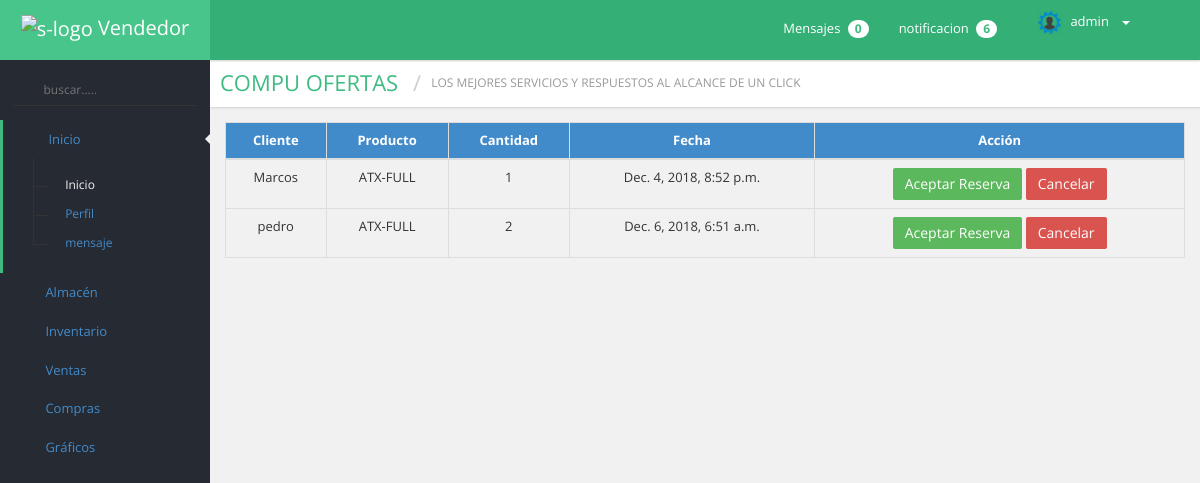
The app's page /mostrarReservas/ (signed in) with its own data.
### inventario/models.py (models this page shows, shortened)
class Reserva(models.Model):
    carrito = models.ForeignKey(Carrito,on_delete=models.CASCADE)
    producto = models.ForeignKey(Producto,on_delete=models.CASCADE)
    cantidad= models.IntegerField(default=0)
    fecha_hora = models.DateTimeField(default=datetime.now)

class Producto(models.Model):
    categoria = models.ForeignKey(Categoria,on_delete=models.CASCADE)
    inventario = models.ForeignKey(Inventario,on_delete=models.CASCADE)
    carrito = models.ManyToManyField(Carrito, blank=True)
    codigo = models.CharField(max_length=10,unique=True) ##lo dejare asi para que el id siga siendo el que proporciona django
    nombre = models.CharField(max_length=70,unique=True)
    marca = models.CharField(max_length=30)
    descripcion = models.CharField(max_length=100)
    estado = models.IntegerField(default=1)
    estadoForo = models.BooleanField(default=False)
    puntuacion_total = models.IntegerField(default=0)
    img = models.ImageField(upload_to="img_producto", blank=True, null=True)

### Foro/models.py (models this page shows)
class Carrito(models.Model):
    usuario = models.OneToOneField(User)
    fecha_hora = models.DateTimeField(default=datetime.now)

### inventario/views.py (the view)
# urls.py: url(r'mostrarReservas/$', login_required(mostrarReservas), name="mostrarReservas"),
@permission_required('SIGPAd.view_seller')
def mostrarReservas(request):
	try:
		reserva = Reserva.objects.all()
		if reserva:
			contexto = {'reserva':reserva}
			return render(request,'VendedorTemplates/mostrarReservas.html',contexto)
		else:
			return render(request,'VendedorTemplates/mostrarReservas.html',{'error':'No se han reservado articulos'})
	except Carrito.DoesNotExist:
		return render(request,'VendedorTemplates/mostrarReservas.html',{'error':'No hay reservas'})

### inventario/templates/VendedorTemplates/mostrarReservas.html (shortened to what this page needs)
{% extends "baseUser.html" %}
{% load staticfiles %}
{% block Script %}
    <link rel="stylesheet" type="text/css" href="https://cdn.datatables.net/v/dt/dt-1.10.18/datatables.min.css"/>
	<link rel="stylesheet" type="text/css" href="https://cdn.datatables.net/1.10.19/css/dataTables.bootstrap.min.css"/>
{% endblock Script %}
{% block Body %}
  <div class="container">
		<div class="row">
			<div class="col">
				{% if error %}
        			<ul>
            		<div class="alert alert-danger">
                		<h4 class="text-center font-weight-bold">{{error}}</h4>
            		</div>
        			</ul>
        		{% else %}
				<table id="mostrarVenta" class="table table-bordered">
					<thead class="bg-primary">
						<tr>
							<th>Cliente</th>
							<th>Producto</th>
							<th>Cantidad</th>
							<th>Fecha</th>
							<th>Acción</th>
						</tr>
					</thead>
					<tbody>
					{% for r in reserva  %}
					<tr>
						<td>{{r.carrito.usuario}}</td>
						<td>{{r.producto.nombre}}</td>
						<td>{{r.cantidad}}</td>
						<td>{{r.fecha_hora}}</td>
						<td class="text-center">
                        <a class="btn btn-success" href="/aceptarReserva/{{r.id}}"> Aceptar Reserva</a>
                        <a class="btn btn-danger" href="/eliminarReserva/{{r.id}}"> Cancelar</a></td>
					</tr>
					{% endfor %}
					</tbody>
				</table>
				{% endif %}
			</div>
		</div>
	</div>
{% endblock Body %}

### inventario/templates/baseUser.html (shortened to what this page needs)
{% load staticfiles %}
<!DOCTYPE html>
<html lang="en">
<head>
    <link rel="stylesheet" type="text/css" href="{% static 'css/font-awesome.css' %}">
    <link rel="stylesheet" type="text/css" href="{% static 'css/bootstrap.min.css' %}">
    <link rel="stylesheet" type="text/css" href="{% static 'css/animate.css' %}">
    <link rel="stylesheet" type="text/css" href="{% static 'css/admin.css' %}">
    <link rel="stylesheet" type="text/css" href="{% static 'css/estilos.css' %}">
    <link rel="stylesheet" type="text/css" href="{% static 'css/jquery-ui.css' %}">
    <link rel="stylesheet" type="text/css" href="{% static 'css/bootstrap-select.min.css'  %}" />
    <link rel="stylesheet" type="text/css" href="{% static 'sweet/sweetalert.min.css'  %}" />
    {% block Script %} {% endblock Script %}
</head>
<body class="green_thm fixed_header left_nav_fixed">
    <div class="wrapper">
        <div class="header_bar">
            <div class="brand">
                <div class="logo" style="display:block"><img src="{% static 'images/logo.jpg' %}" width="50" height="47" alt="s-logo" />  Vendedor</div>
            </div>
            <div class="header_top_bar">
                <a href="javascript:void(0);" class="menutoggle"> <i class="fa fa-bars"></i> </a>
                <div class="top_left">
                    <div class="top_left_menu">
                        <ul>
                            <li>
                                <a href="/"> <i class="fa fa-repeat"></i> </a>
                            </li>
                        </ul>
                    </div>
                </div>
                <div class="top_right_bar">
                    <div class="top_right">
                        <div class="top_right_menu">
                            <ul>
                                <li class="dropdown"> <a href="/" data-toggle="dropdown"> Mensajes <span class="badge badge color_1" id="cant">0</span> </a>
                                </li>
                              <li class="dropdown"> <a href="/" data-toggle="dropdown"> notificacion <span class="badge badge color_2">6</span> </a>
                              </li>
                            </ul>
                        </div>
                    </div>
                    <div class="user_admin dropdown">
                        <a href="javascript:void(0);" data-toggle="dropdown"><img width="25px" height="25px" src="{% static "images/user.png" %}"/><span class="user_adminname" id="nombre">
            {% block usuario %}
                {{user.username}}
            {% endblock usuario %}
        </span> <b class="caret"></b> </a>
                    </div>
                </div>
            </div>
        </div>
        <div class="inner">
            <div class="left_nav">
                <div class="search_bar"> <i class="fa fa-search"></i>
                    <input name="" type="text" class="search" placeholder="buscar....." />
                </div>
                <div class="left_nav_slidebar">
                    <ul>
                        <li class="left_nav_active theme_border"><a href="javascript:void(0);"><i class="fa fa-home"></i> Inicio <span class="left_nav_pointer"></span> <span class="plus"><i class="fa fa-plus"></i></span> </a>
                            <ul style="display:block">
                                <li>
                                    <a href="/" class="left_nav_sub_active"> <span>&nbsp;</span> <i class="fa fa-circle"></i> <b>Inicio</b> </a>
                                </li>
                                <li>
                                    <a href="{% url 'inventario:PerfilVendedor' %}"> <span>&nbsp;</span> <i class="fa fa-circle"></i> <b>Perfil</b> </a>
                                </li>
                                <li>
                                    <a href="{% url 'Foro:mensajes' 0 %}"> <span>&nbsp;</span> <i class="fa fa-circle"></i> <b>mensaje</b> </a>
                                </li>
                            </ul>
                        </li>
                        <li>
                            <a href="javascript:void(0);"> <i class="glyphicon glyphicon-th-list"></i> Almacén<span class="plus"><i class="fa fa-plus"></i></span> </a>
                        </li>
                        <li>
                            <a href="javascript:void(0);"> <i class="glyphicon glyphicon-folder-open"></i> Inventario <span class="plus"><i class="fa fa-plus"></i></span> </a>
                        </li>
                        <li>
                            <a href="javascript:void(0);"> <i class="glyphicon glyphicon-shopping-cart"></i> Ventas <span class="plus"><i class="fa fa-plus"></i></span> </a>
                        </li>
                        <li>
                                <a href="javascript:void(0);"> <i class="glyphicon glyphicon-th"></i> Compras <span class="plus"><i class="fa fa-plus"></i></span> </a>
                            </li>
                        <li>
                            <a href="javascript:void(0);"> <i class=" glyphicon glyphicon-stats"></i> Gráficos <span class="plus"><i class="fa fa-plus"></i></span> </a>
                        </li>
                    </ul>
                </div>
            </div>
            <div class="contentpanel">
                <div class="pull-left breadcrumb_admin clear_both">
                    <div class="pull-left page_title theme_color">
                        <h1>Compu ofertas</h1>
                        <h2 class="">Los mejores servicios y respuestos al alcance de un click</h2>
                    </div>
                </div>
                <div class="container clear_both padding_fix">
                    {% block Body %} {% endblock Body %}
                </div>
            </div>
        </div>
    </div>
</body>
</html>

### inventario/templates/VendedorTemplates/mostrarReservas.html (style rules this page uses)
table th { text-align: center; }
table tr { text-align: center; }

### records on screen
Reserva: carrito.usuario "Marcos", producto.nombre "ATX-FULL", cantidad "1", fecha_hora "Dec. 4, 2018, 8:52 p.m."
Reserva: carrito.usuario "pedro", producto.nombre "ATX-FULL", cantidad "2", fecha_hora "Dec. 6, 2018, 6:51 a.m."

### other values on screen
{{ user.username }} "admin"
